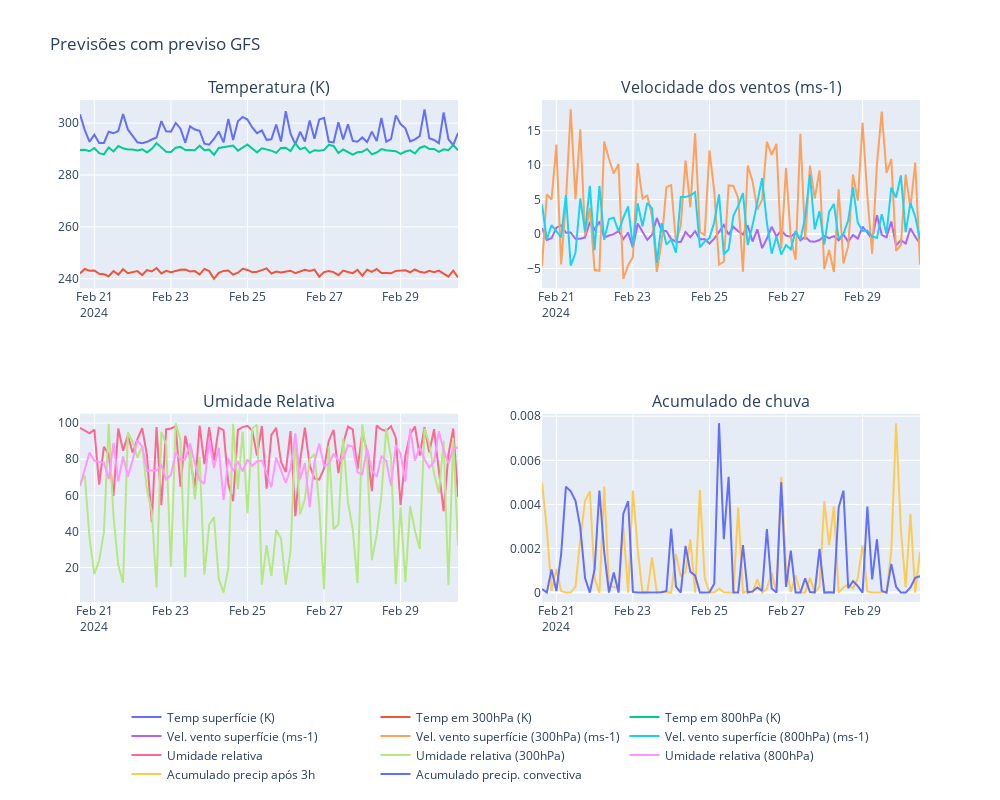

Notebook cell for this chart:
### Code cell
make_windy_plots(windy_prec)
